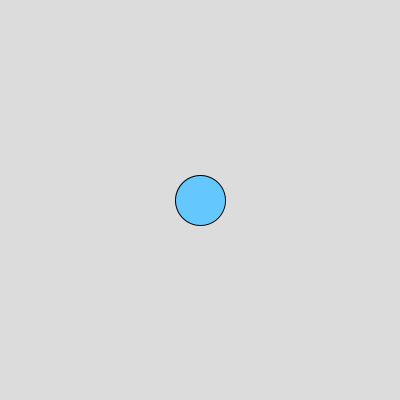
Frame 1 (no input)
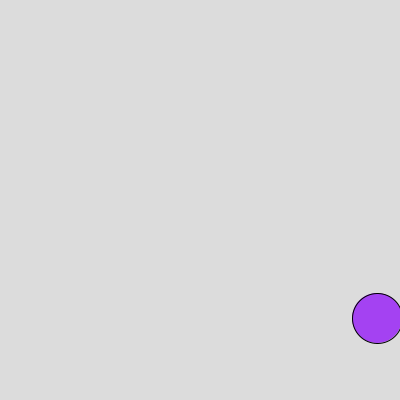
Frame 60 (the mouse pressed at the canvas centre just before this capture)
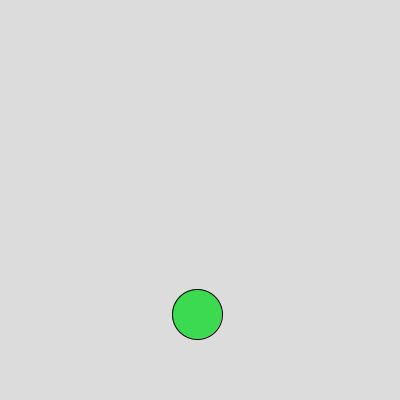
Frame 120 (the mouse held since frame 60 and released just before this capture)

The Processing sketch that drew these frames (run headless with seeded random() and noise(); from frame 60 on, the mouse is pressed at the canvas centre):

// Processing sketch: extra_bouncingballcolor
// ── extra_bouncingballcolor.pde
float x = 200, y = 200;
float xSpeed = 3, ySpeed = 2;
color ballColor;

void setup() {
  size(400, 400);
  ballColor = color(100, 200, 255);
}

void draw() {
  background(220);
  
  // Draw ball
  fill(ballColor);
  ellipse(x, y, 50, 50);
  
  // Move ball
  x += xSpeed;
  y += ySpeed;
  
  // Check for collisions
  if (x < 25 || x > width - 25) {
    xSpeed *= -1;
    ballColor = color(random(255), random(255), random(255));
  }
  if (y < 25 || y > height - 25) {
    ySpeed *= -1;
    ballColor = color(random(255), random(255), random(255));
  }
}
